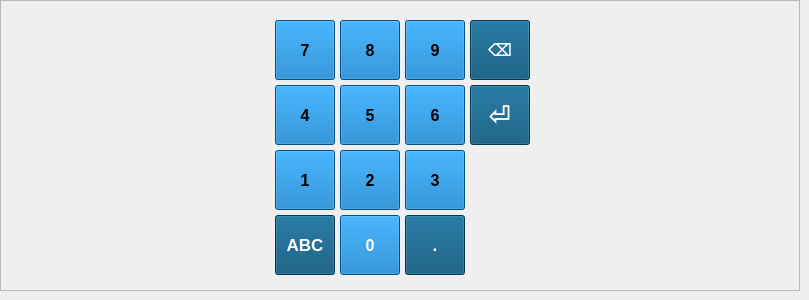
      <widget class="QWidget" name="page_10">
       <widget class="QFrame" name="frame_5">
        <property name="geometry">
         <rect>
          <x>0</x>
          <y>0</y>
          <width>800</width>
          <height>291</height>
         </rect>
        </property>
        <property name="font">
         <font>
          <weight>75</weight>
          <bold>true</bold>
         </font>
        </property>
        <property name="styleSheet">
         <string notr="true">background:rgb(93, 93, 93)
/*background:qlineargradient(spread:repeat, x1:0.510204, y1:1, x2:0.505, y2:0, stop:0 rgba(22,33,55,255), stop:1 rgba(60,98,109,255));
color:rgb(255, 255, 255);
</string>
        </property>
        <property name="frameShape">
         <enum>QFrame::StyledPanel</enum>
        </property>
        <property name="frameShadow">
         <enum>QFrame::Raised</enum>
        </property>
        <widget class="QPushButton" name="pushButton_114">
         <property name="geometry">
          <rect>
           <x>340</x>
           <y>20</y>
           <width>60</width>
           <height>60</height>
          </rect>
         </property>
         <property name="font">
          <font>
           <pointsize>12</pointsize>
           <weight>75</weight>
           <bold>true</bold>
          </font>
         </property>
         <property name="styleSheet">
          <string notr="true">background:rgb(1, 114, 192);
color:rgb(0,0,0);</string>
         </property>
         <property name="text">
          <string>8</string>
         </property>
        </widget>
        <widget class="QPushButton" name="pushButton_115">
         <property name="geometry">
          <rect>
           <x>405</x>
           <y>20</y>
           <width>60</width>
           <height>60</height>
          </rect>
         </property>
         <property name="font">
          <font>
           <pointsize>12</pointsize>
           <weight>75</weight>
           <bold>true</bold>
          </font>
         </property>
         <property name="styleSheet">
          <string notr="true">background:rgb(1, 114, 192);
color:rgb(0,0,0);</string>
         </property>
         <property name="text">
          <string>9</string>
         </property>
        </widget>
        <widget class="QPushButton" name="pushButton_116">
         <property name="geometry">
          <rect>
           <x>275</x>
           <y>20</y>
           <width>60</width>
           <height>60</height>
          </rect>
         </property>
         <property name="font">
          <font>
           <pointsize>12</pointsize>
           <weight>75</weight>
           <bold>true</bold>
          </font>
         </property>
         <property name="styleSheet">
          <string notr="true">background:rgb(1, 114, 192);
color:rgb(0,0,0);</string>
         </property>
         <property name="text">
          <string>7</string>
         </property>
        </widget>
        <widget class="QPushButton" name="pushButton_123">
         <property name="geometry">
          <rect>
           <x>405</x>
           <y>85</y>
           <width>60</width>
           <height>60</height>
          </rect>
         </property>
         <property name="font">
          <font>
           <pointsize>12</pointsize>
           <weight>75</weight>
           <bold>true</bold>
          </font>
         </property>
         <property name="styleSheet">
          <string notr="true">background:rgb(1, 114, 192);
color:rgb(0,0,0);</string>
         </property>
         <property name="text">
          <string>6</string>
         </property>
        </widget>
        <widget class="QPushButton" name="pushButton_125">
         <property name="geometry">
          <rect>
           <x>340</x>
           <y>85</y>
           <width>60</width>
           <height>60</height>
          </rect>
         </property>
         <property name="font">
          <font>
           <pointsize>12</pointsize>
           <weight>75</weight>
           <bold>true</bold>
          </font>
         </property>
         <property name="styleSheet">
          <string notr="true">background:rgb(1, 114, 192);
color:rgb(0,0,0);</string>
         </property>
         <property name="text">
          <string>5</string>
         </property>
        </widget>
        <widget class="QPushButton" name="pushButton_128">
         <property name="geometry">
          <rect>
           <x>275</x>
           <y>85</y>
           <width>60</width>
           <height>60</height>
          </rect>
         </property>
         <property name="font">
          <font>
           <pointsize>12</pointsize>
           <weight>75</weight>
           <bold>true</bold>
          </font>
         </property>
         <property name="styleSheet">
          <string notr="true">background:rgb(1, 114, 192);
color:rgb(0,0,0);</string>
         </property>
         <property name="text">
          <string>4</string>
         </property>
        </widget>
        <widget class="QPushButton" name="pushButton_134">
         <property name="geometry">
          <rect>
           <x>405</x>
           <y>150</y>
           <width>60</width>
           <height>60</height>
          </rect>
         </property>
         <property name="font">
          <font>
           <pointsize>12</pointsize>
           <weight>75</weight>
           <bold>true</bold>
          </font>
         </property>
         <property name="styleSheet">
          <string notr="true">background:rgb(1, 114, 192);
color:rgb(0,0,0);</string>
         </property>
         <property name="text">
          <string>3</string>
         </property>
        </widget>
        <widget class="QPushButton" name="pushButton_138">
         <property name="geometry">
          <rect>
           <x>275</x>
           <y>150</y>
           <width>60</width>
           <height>60</height>
          </rect>
         </property>
         <property name="font">
          <font>
           <pointsize>12</pointsize>
           <weight>75</weight>
           <bold>true</bold>
          </font>
         </property>
         <property name="styleSheet">
          <string notr="true">background:rgb(1, 114, 192);
color:rgb(0,0,0);</string>
         </property>
         <property name="text">
          <string>1</string>
         </property>
        </widget>
        <widget class="QPushButton" name="pushButton_140">
         <property name="geometry">
          <rect>
           <x>340</x>
           <y>150</y>
           <width>60</width>
           <height>60</height>
          </rect>
         </property>
         <property name="font">
          <font>
           <pointsize>12</pointsize>
           <weight>75</weight>
           <bold>true</bold>
          </font>
         </property>
         <property name="styleSheet">
          <string notr="true">background:rgb(1, 114, 192);
color:rgb(0,0,0);</string>
         </property>
         <property name="text">
          <string>2</string>
         </property>
        </widget>
        <widget class="QPushButton" name="pushButton_139">
         <property name="geometry">
          <rect>
           <x>275</x>
           <y>215</y>
           <width>60</width>
           <height>60</height>
          </rect>
         </property>
         <property name="font">
          <font>
           <pointsize>13</pointsize>
           <weight>75</weight>
           <bold>true</bold>
          </font>
         </property>
         <property name="styleSheet">
          <string notr="true">background-color:rgb(0, 77, 116);
color:rgb(255, 255, 255);</string>
         </property>
         <property name="text">
          <string>ABC</string>
         </property>
        </widget>
        <widget class="QPushButton" name="pushButton_136">
         <property name="geometry">
          <rect>
           <x>470</x>
           <y>85</y>
           <width>60</width>
           <height>60</height>
          </rect>
         </property>
         <property name="font">
          <font>
           <pointsize>20</pointsize>
           <weight>75</weight>
           <bold>true</bold>
          </font>
         </property>
         <property name="styleSheet">
          <string notr="true">background-color:rgb(0, 77, 116);
color:rgb(255, 255, 255);</string>
         </property>
         <property name="text">
          <string>⏎</string>
         </property>
        </widget>
        <widget class="QPushButton" name="pushButton_141">
         <property name="geometry">
          <rect>
           <x>340</x>
           <y>215</y>
           <width>60</width>
           <height>60</height>
          </rect>
         </property>
         <property name="font">
          <font>
           <pointsize>12</pointsize>
           <weight>75</weight>
           <bold>true</bold>
          </font>
         </property>
         <property name="styleSheet">
          <string notr="true">background:rgb(1, 114, 192);
color:rgb(255, 255, 255);</string>
         </property>
         <property name="text">
          <string>0</string>
         </property>
        </widget>
        <widget class="QPushButton" name="pushButton_137">
         <property name="geometry">
          <rect>
           <x>405</x>
           <y>215</y>
           <width>60</width>
           <height>60</height>
          </rect>
         </property>
         <property name="font">
          <font>
           <pointsize>13</pointsize>
           <weight>75</weight>
           <bold>true</bold>
          </font>
         </property>
         <property name="styleSheet">
          <string notr="true">background-color:rgb(0, 77, 116);
color:rgb(255, 255, 255);</string>
         </property>
         <property name="text">
          <string>.</string>
         </property>
        </widget>
        <widget class="QPushButton" name="pushButton_109">
         <property name="geometry">
          <rect>
           <x>470</x>
           <y>20</y>
           <width>60</width>
           <height>60</height>
          </rect>
         </property>
         <property name="font">
          <font>
           <pointsize>13</pointsize>
           <weight>75</weight>
           <bold>true</bold>
          </font>
         </property>
         <property name="styleSheet">
          <string notr="true">background-color:rgb(0, 77, 116);
color:rgb(255, 255, 255);</string>
         </property>
         <property name="text">
          <string>⌫</string>
         </property>
        </widget>
        <zorder>pushButton_114</zorder>
        <zorder>pushButton_115</zorder>
        <zorder>pushButton_116</zorder>
        <zorder>pushButton_123</zorder>
        <zorder>pushButton_125</zorder>
        <zorder>pushButton_128</zorder>
        <zorder>pushButton_134</zorder>
        <zorder>pushButton_138</zorder>
        <zorder>pushButton_140</zorder>
        <zorder>pushButton_139</zorder>
        <zorder>pushButton_141</zorder>
        <zorder>pushButton_137</zorder>
        <zorder>pushButton_109</zorder>
        <zorder>pushButton_136</zorder>
       </widget>
      </widget>
